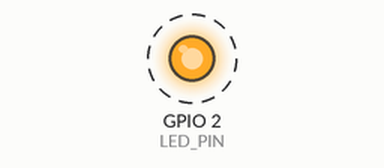
Bench run of a sketch on a simulated ESP32. Parts: output pins drawn as LEDs (lit = HIGH). Dashed ring = blinking. What the sketch prints to the serial monitor is not drawn.

Above: at 1.5 s.
Timing chart, 0 to 5.6 s (numbered marks = the images above):
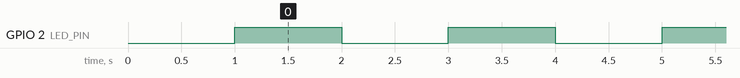

The sketch:

15_runtime_timer.ino
```cpp
const int LED_PIN = 2;

unsigned long loopCount = 0;
unsigned long previousReportTime = 0;

void fakeWork() {
    long total = 0;

    for (int i = 0; i < 10000; i++) {
        total += 1;
    }

    if (total == -1) {
        Serial.println("This will never happen");
    }
}

void setup() {
    Serial.begin(115200);
    delay(1000);

    pinMode(LED_PIN, OUTPUT);

    Serial.println("ESP32 runtime timer demo started");
}

void loop() {
    unsigned long startTime = micros();

    fakeWork();

    unsigned long endTime = micros();
    unsigned long elapsedTime = endTime - startTime;

    loopCount++;

    if (millis() - previousReportTime >= 1000) {
        previousReportTime = millis();

        digitalWrite(LED_PIN, !digitalRead(LED_PIN));

        Serial.print("fakeWork time: ");
        Serial.print(elapsedTime);
        Serial.println(" us");

        Serial.print("loop count: ");
        Serial.print(loopCount);
        Serial.println(" loops since boot");

        Serial.println();
    }
}


// Future will use this code for measure inferences time
// unsigned long startTime = micros();

// interpreter->Invoke();

// unsigned long inferenceTime = micros() - startTime;

// Serial.print("Inference time: ");
// Serial.print(inferenceTime);
// Serial.println(" us");
```

Measured:
- by itself, GPIO 2 (LED_PIN): alternates HIGH for 1.0 s and LOW for 1.0 s
